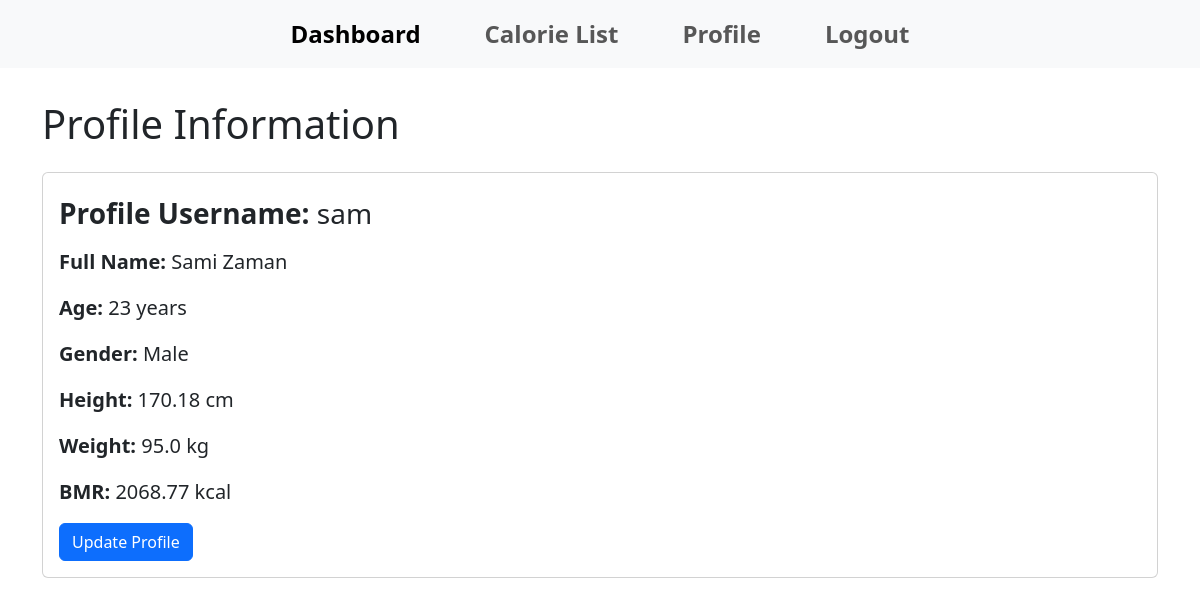
The page /profile/ (signed in) on the database its author committed.
### calory_app/models.py (models this page shows, shortened)
class customUser(AbstractUser):
    pass

class profileModel(models.Model):
    user = models.ForeignKey(
        customUser,
        on_delete=models.CASCADE,
        null=True,
    )
    GENDER_OPTIONS = [
        ('Male', 'Male'),
        ('Female', 'Female'),
    ]
    name = models.CharField(null=True, max_length=200)
    age = models.PositiveIntegerField(null=True)
    gender = models.CharField(null=True, max_length=100, choices=GENDER_OPTIONS)
    height = models.FloatField(null=True)
    weight = models.FloatField(null=True)
    bmr = models.FloatField(null=True)

### calory_app/views.py (the view)
# urls.py: path('profile/', profile_view, name='profile_view'),
@login_required
def profile_view(request):
    try:
        user_data = profileModel.objects.get(user=request.user)
    except:
        user_data = profileModel.objects.create(user=request.user)
    context = {
        'user_data' : user_data,
    }
    return render(request, 'profile_view.html', context)

### calory_app/templates/profile_view.html (shortened to what this page needs)
{% extends 'master/base.html' %}
{% block bodyContent %}
    <h1 class="py-3">Profile Information</h1>
    <div class="card mb-3">
        <div class="card-body">
            <h5 class="card-title py-2 fs-3"><strong>Profile Username:</strong> {{request.user.username}}</h5>
            <p class="card-text fs-5"><strong>Full Name:</strong> {{user_data.name}}</p>
            <p class="card-text fs-5"><strong>Age:</strong> {{user_data.age}} years</p>
            <p class="card-text fs-5"><strong>Gender:</strong> {{user_data.gender}}</p>
            <p class="card-text fs-5"><strong>Height:</strong> {{user_data.height}} cm</p>
            <p class="card-text fs-5"><strong>Weight:</strong> {{user_data.weight}} kg</p>
            <p class="card-text fs-5"><strong>BMR:</strong> {{user_data.bmr}} kcal</p>
            <div class="row g-3">
                <div class="col-auto">
                    <a href="{% url 'profile_update' %}" class="btn btn-primary">Update Profile</a>
                </div>
            </div>
        </div>
    </div>
{% endblock %}

### rows shown on the page
customUser: user.username "sam"
profileModel: name "Sami Zaman", age "23", gender "Male", height "170.18", weight "95.0", bmr "2068.77"
